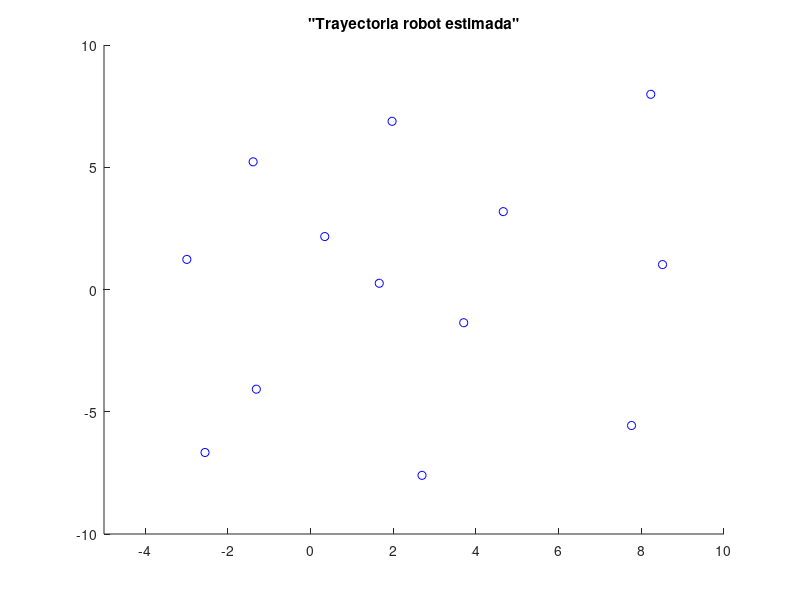

The MATLAB source for this figure: (Note: this script raises an error after producing the figure.)
clear,
clc,
close all,
%Load camino guardado en path
load('DataMap.mat')
M = DataMap.M;
X = DataMap.X;
Y = DataMap.Y;

set(figure(),'WindowStyle','docked') % Insert the figure to dock
figure(1), hold on
title('"Trayectoria robot estimada"')
xlim([-5 10]);
ylim([-10 10]);

global maxRange;
maxRange = 10; %Distancia m�xima del laser
% axis equal

pasoTiempo = 0.1; %Tiempo de Sampling de mi sistema

%Inicializo Robots
robot.x = 0;
robot.y = 0;    %es el robot segun odometria sin ruido (real)
robot.tita = 0;

robot2 = robot; %es el robot odometria con ruido 
%ambos robots empiezan en el mismo lugar

%Unico landmarks. Con tecla enter, finalizo ubicaci�n. Landmarks son
%guaradadas en matriz M, que contiene las posiciones reales [x,y] de cada
%landmark.
% M = ginput();
plot(M(:,1),M(:,2),'ob'); %grafico landmarks
[Caras,Vertices] = conversionLandmarks(M);

%Genero el camino que quiero que siga el robot, entre las landmarks. El
%camino solo va de izquierda a derecha
% [X,Y] = ginput;
xmax = max(X);
xmin = min(X);

xx = xmin:0.01:xmax;
yy = interp1(X,Y,xx,'spline');

CaminoReferencia = [xx' yy'];
plot(xx',yy','-r');

%% Save camino
% DataMap.M = M;
% DataMap.X = X;
% DataMap.Y = Y;
% save('DataMap','DataMap')

%%
%Inicializo Robots en el punto de partida del camino generado
% Robot Odometrico sin ruido:
robot.x = X(1);
robot.y = Y(1);
robot.tita = atan2(Y(2) - Y(1), X(2) - X(1)); %es la pose del robot seg�n la odometr�a. 
% Sin embargo, tener presente que el robot "cree" que tiene su pose sin error.
% Robot Odometrico con ruido:
robot2 = robot; % ambos robots empiezan en el mismo lugar

%Grafico ambos robots (odom�trico y real)
H1 = plotRobot(robot);      % Robot odometrico (sin ruido) (gris)
H2 = plotRobot2(robot2);    % Robot odometrico (con ruido) (verde)

% Inicializacion Nube de Puntos Global
nubePtos_1 = [];
nubePtos_2 = [];
    
pause(0.5)
delete(H1);
delete(H2);

% Genero un bucle para controlar el camino del robot
for cont = 2:length(xx)-1

    % ###########################   
    %Sensado de Postes (LASER)  con robot2
    Laser = MedicionConLaserRapido(Vertices, Caras, robot);    
%     H3 = plotLaser(Laser,robot);
    
    % Deteccion de Postes (NUBE DE PUNTOS) Robot odometrico sin error
    BuscoPostes_1 = [];
    BuscoPostes_1 = DeteccionPostes(Laser,robot);         
    nubePtos_1 = [nubePtos_1 ; BuscoPostes_1];
    
    % Deteccion de Postes (NUBE DE PUNTOS) Robot odometrico con error
    BuscoPostes_2 = [];
    BuscoPostes_2 = DeteccionPostes(Laser,robot2);         
    nubePtos_2 = [nubePtos_2 ; BuscoPostes_2];

    %##########################################%
    %## FILTRO KALMAN (ESTIMACION POSE ROBOT)##%
    %##########################################%
    % (1== SI conocemos las caract)(0== NO conocemos las caract)
    knowMap = 1;
    if cont == 2 
        [xhat, P] = init_KalmanFilter(Laser, robot, M, knowMap);    
    else
        [xhat, P] = FiltroKalman_Odometric(Laser ,xhat ,P , V, W, pasoTiempo, cont, knowMap);
    end
    robot_hat.x = xhat(1,cont);
    robot_hat.y = xhat(2,cont);
    robot_hat.tita = xhat(3,cont);
    
    
    %####### SEÑALES DE CONTROL u(t) DEL SISTEMA ##########%
    %referencias para el controlador (obviar esta parte) y obtenci�n de las
    %se�ales de control
    Q = .01*eye(3,3);
    H = [cos(robot.tita) 0;sin(robot.tita) 0; 0 1];
    xref = xx(cont);
    yref = yy(cont);
    titaref = atan2(yy(cont+1) - robot.y,(xx(cont+1) - robot.x));
    deltax = (xref-robot.x)/pasoTiempo + 0.1*(robot.x - xx(cont-1))/pasoTiempo;
    deltay = (yref-robot.y)/pasoTiempo + 0.3*(robot.y - yy(cont-1))/pasoTiempo;
    sigma1 = (Q(1,1))^2;
    sigma2 = (Q(2,2))^2;
    sigma3 = (Q(3,3))^2;
    Control(2) = (titaref-robot.tita)/pasoTiempo;
    Control(1) = (2*deltax*sigma2^2*cos(robot.tita))/(sigma2^2*cos(2*robot.tita) - sigma1^2*cos(2*robot.tita) + sigma1^2 + sigma2^2) + (2*deltay*sigma1^2*sin(robot.tita))/(sigma2^2*cos(2*robot.tita) - sigma1^2*cos(2*robot.tita) + sigma1^2 + sigma2^2);
    
    if Control(1) > 0.3
        Control(1) = 0.3;
    end
    if abs(Control(2)) > 1
        if (Control(2) <= 0)
            Control(2) = -1;
        else
            Control(2) = 1;
        end
    end
    V = Control(1);     % input u(t)
    W = Control(2);     % input u(t)
    
    %####### MODELOS DEL SISTEMA ##########%
    % Posicion del robot odometrico sin error
    robot.x = robot.x + pasoTiempo*V*cos(robot.tita);
    robot.y = robot.y + pasoTiempo*V*sin(robot.tita);
    robot.tita = robot.tita + pasoTiempo*W;
    
    % Posicion del robot odometrico con error
    robot2.x = robot2.x + pasoTiempo*V*cos(robot2.tita)+0.001*rand(1,1);
    robot2.y = robot2.y + pasoTiempo*V*sin(robot2.tita)+0.001*rand(1,1);
    robot2.tita = robot2.tita + pasoTiempo*W+0.01*rand(1,1)*W;
    
    %####### GRAFICAS ROBOTS ##########%
    H1=plotRobot(robot);            % robot sin ruido(gris)
    H2=plotRobot2(robot2);          % robot ruidoso (verde)
    H3 = plotLaser(Laser,robot);   % Laser
    H4=plotRobot_hat(robot_hat);    % (rojo)
%     H5=plotLaser_hat(Laser,robot_hat);  %(Laser_hat Blue de linea continua)
   
%     pause(pasoTiempo);
    pause(1e-5);
    
    delete(H1);
    delete(H2);
    delete(H3);
    delete(H4);
%     delete(H5);
end

% legend('caracteristicas', 'trayectoria','robot sin ruido', 'robot con ruido', 'Laser', 'robot estimado')

%% Pregunta 1 Robot Odometrico sin error
% Obtencion de Caracteristica M y su covarianza
[caractM_1, cov_caractM_1, error_caractM_1, Edist_caractM_1, label_caractM_1, idx_1] = ClusteringNube(nubePtos_1, M, 0.1, 4);

figure()
title('Clustering Nube (Robot Odometrico sin error)')
hold on, grid on
gscatter(nubePtos_1(:,1),nubePtos_1(:,2),idx_1);
plot( caractM_1(:,1) , caractM_1(:,2) ,'.k','MarkerSize', 25)   % caracteristica M estimada


%% Pregunta 2 Robot Odometrico con error
% idem anterior cambiando la deteccionPostes a robot 1 en Linea 79 codigo.
% Obtencion de Caracteristica M y su covarianza
[caractM_2, cov_caractM_2, error_caractM_2, Edist_caractM_2, label_caractM_2, idx_2] = ClusteringNube(nubePtos_2, M, 0.1, 4);

figure()
title('Clustering Nube (Robot Odometrico con error)')
hold on, grid on
gscatter(nubePtos_2(:,1),nubePtos_2(:,2),idx_2);
plot( caractM_2(:,1) , caractM_2(:,2) ,'.k','MarkerSize', 25)   % caracteristica M estimada


%% Pregunta 3 y 4

% comparacion puntos con los estimados
caract_hatFinal = xhat(4:end,end);
for t = 1:length(caract_hatFinal)/2
    index = 2*(t-1) + 1;
    plot_caractHat(t,:) = [caract_hatFinal(index),caract_hatFinal(index+1)];
end

figure()
subplot 221 
title('Caracteristicas con robot 1') 
hold on
plot(M(:,1),M(:,2),'ob', 'MarkerSize',15); %grafico landmarks
plot( plot_caractHat(:,1), plot_caractHat(:,2), '.r'  , 'MarkerSize', 15, 'DisplayName', 'estimacion')
plot(nubePtos_1(:,1), nubePtos_1(:,2),'.g')
legend('caracteristicas', 'estimacion EKF', 'nube de puntos recopilada')

subplot 222
title('Caracteristicas con robot 2') 
hold on
plot(M(:,1),M(:,2),'ob', 'MarkerSize',15); %grafico landmarks
plot( plot_caractHat(:,1), plot_caractHat(:,2), '.r'  , 'MarkerSize', 15, 'DisplayName', 'estimacion')
plot(nubePtos_2(:,1), nubePtos_2(:,2),'.g')
legend('caracteristicas', 'estimacion EKF', 'nube de puntos recopilada')

subplot 223
title('Procesamiento Nube de puntos (robot 1)') 
hold on
plot(M(:,1),M(:,2),'ob', 'MarkerSize',15); %grafico landmarks
plot( caractM_1(:,1) , caractM_1(:,2) ,'.g','MarkerSize', 20)           % Postes estimados
legend('caracteristicas', 'clustering Nube de puntos')

subplot 224
title('Procesamiento Nube de puntos (robot 2)')
hold on
plot(M(:,1),M(:,2),'ob', 'MarkerSize',15); %grafico landmarks
plot( caractM_2(:,1) , caractM_2(:,2) ,'.g','MarkerSize', 20)           % Postes estimados
legend('caracteristicas', 'clustering Nube de puntos')


